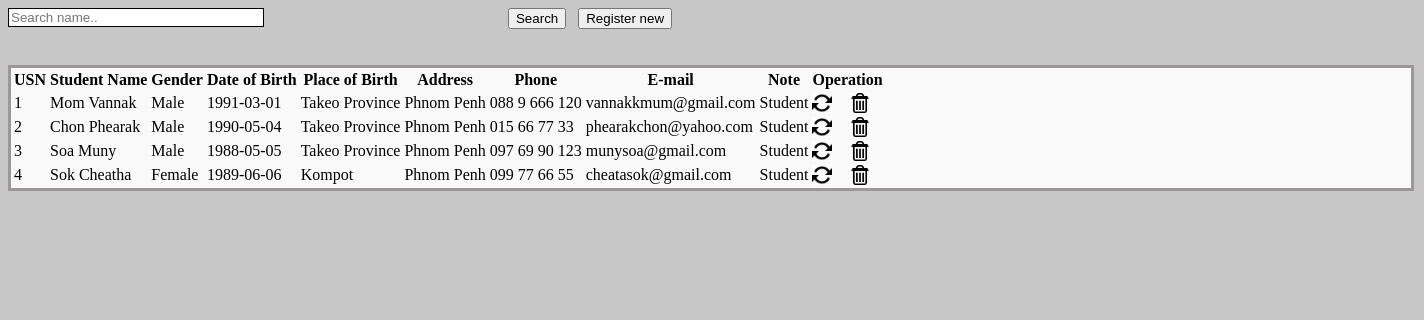
The app's page /view_students.php with its own data.
### tables this page shows
CREATE TABLE IF NOT EXISTS `stu_tbl` (
  `stu_id` int(10) unsigned NOT NULL AUTO_INCREMENT,
  `f_name` varchar(50) NOT NULL,
  `l_name` varchar(50) NOT NULL,
  `gender` char(10) NOT NULL,
  `dob` date NOT NULL,
  `pob` varchar(100) NOT NULL,
  `address` varchar(100) NOT NULL,
  `phone` varchar(50) NOT NULL,
  `email` varchar(70) NOT NULL,
  `note` varchar(100) NOT NULL,
  PRIMARY KEY (`stu_id`)
);

### view_students.php (the view, shortened to what this page needs)
<?php
$host = "localhost";
$user = "root";
$password = "";
$database = "assignment";
$con = mysqli_connect($host, $user, $password, $database);
?>
<!DOCTYPE html PUBLIC "-//W3C//DTD XHTML 1.0 Transitional//EN" "http://www.w3.org/TR/xhtml1/DTD/xhtml1-transitional.dtd">
<html xmlns="http://www.w3.org/1999/xhtml">
<head>
    <link rel="stylesheet" type="text/css" href="css/style_view.css" />
</head>
<body>
    <div class="btn_pos">
        <form method="post">
            <input type="text" name="searchtxt" class="input_box_pos form-control" placeholder="Search name.." />
            <div class="btn_pos_search">
                <input type="submit" class="btn btn-primary btn-large" name="btnsearch" value="Search" />&nbsp;&nbsp;
                <a href="?tag=student_entry"><input type="button" class="btn btn-large btn-primary" value="Register new" name="butAdd" /></a>
            </div>
        </form>
    </div><br><br>
    <div class="table_margin">
        <table class="table table-bordered">
            <thead>
                <tr>
                    <th style="text-align: center;">USN</th>
                    <th style="text-align: center;">Student Name</th>
                    <th style="text-align: center;">Gender</th>
                    <th style="text-align: center;">Date of Birth</th>
                    <th style="text-align: center;">Place of Birth</th>
                    <th style="text-align: center;">Address</th>
                    <th style="text-align: center;">Phone</th>
                    <th style="text-align: center;">E-mail</th>
                    <th style="text-align: center;">Note</th>
                    <th style="text-align: center;" colspan="2">Operation</th>
                </tr>
            </thead>
            <?php
            $key = "";
            if ($key != "") {
                $sql_sel = mysqli_query($con, "SELECT * FROM stu_tbl WHERE f_name  like '%$key%' or l_name like '%$key%'");
            } else {
                $sql_sel = mysqli_query($con, "SELECT * FROM stu_tbl");
            }
            while ($row = mysqli_fetch_array($sql_sel)) {
                ?>
                <tr>
                    <td><?php echo $row['stu_id']; ?></td>
                    <td><?php echo $row['f_name'] . "    " . $row['l_name']; ?></td>
                    <td><?php echo $row['gender']; ?></td>
                    <td><?php echo $row['dob']; ?></td>
                    <td><?php echo $row['pob']; ?></td>
                    <td><?php echo $row['address']; ?></td>
                    <td><?php echo $row['phone']; ?></td>
                    <td><?php echo $row['email']; ?></td>
                    <td><?php echo $row['note']; ?></td>
                    <td><a href="?tag=student_entry&opr=upd&rs_id=<?php echo $row['stu_id']; ?>" title="Update"><img style="-webkit-box-shadow: 0px 0px 0px 0px rgba(50, 50, 50, 0.75);-moz-box-shadow: 0px 0px 0px 0px rgba(50, 50, 50, 0.75);box-shadow: 0px 0px 0px 0px rgba(50, 50, 50, 0.75);" src="picture/update.png" height="20" alt="Update" /></a></td>
                    <td><a href="?tag=view_students&opr=del&rs_id=<?php echo $row['stu_id']; ?>" title="Delete"><img style="-webkit-box-shadow: 0px 0px 0px 0px rgba(50, 50, 50, 0.75);-moz-box-shadow: 0px 0px 0px 0px rgba(50, 50, 50, 0.75);box-shadow: 0px 0px 0px 0px rgba(50, 50, 50, 0.75);" src="picture/delete.jpg" height="20" alt="Delete" /></a></td>
                </tr>
            <?php
            }
            ?>
        </table>
    </div>
</body>
</html>

### css/style_view.css (style rules this page uses)
body { background-color: #c7c7c7; }
.table_margin { background-color: #f9f9f9; }
.table_margin { width: 1400px; border: 3px solid #9d9898; }
.btn_pos { text-align: center; }
.input_box_pos { width: 250px; border: 1px solid black; float: left; }
.btn_pos { margin-right: 500px; }

### records on screen
stu_tbl: stu_id "1", f_name "Mom", l_name "Vannak", gender "Male", dob "1991-03-01", pob "Takeo Province", address "Phnom Penh", phone "088 9 666 120", email "vannakkmum@gmail.com", note "Student"
stu_tbl: stu_id "2", f_name "Chon", l_name "Phearak", gender "Male", dob "1990-05-04", pob "Takeo Province", address "Phnom Penh", phone "015 66 77 33", email "phearakchon@yahoo.com", note "Student"
stu_tbl: stu_id "3", f_name "Soa", l_name "Muny", gender "Male", dob "1988-05-05", pob "Takeo Province", address "Phnom Penh", phone "097 69 90 123", email "munysoa@gmail.com", note "Student"
stu_tbl: stu_id "4", f_name "Sok", l_name "Cheatha", gender "Female", dob "1989-06-06", pob "Kompot", address "Phnom Penh", phone "099 77 66 55", email "cheatasok@gmail.com", note "Student"
